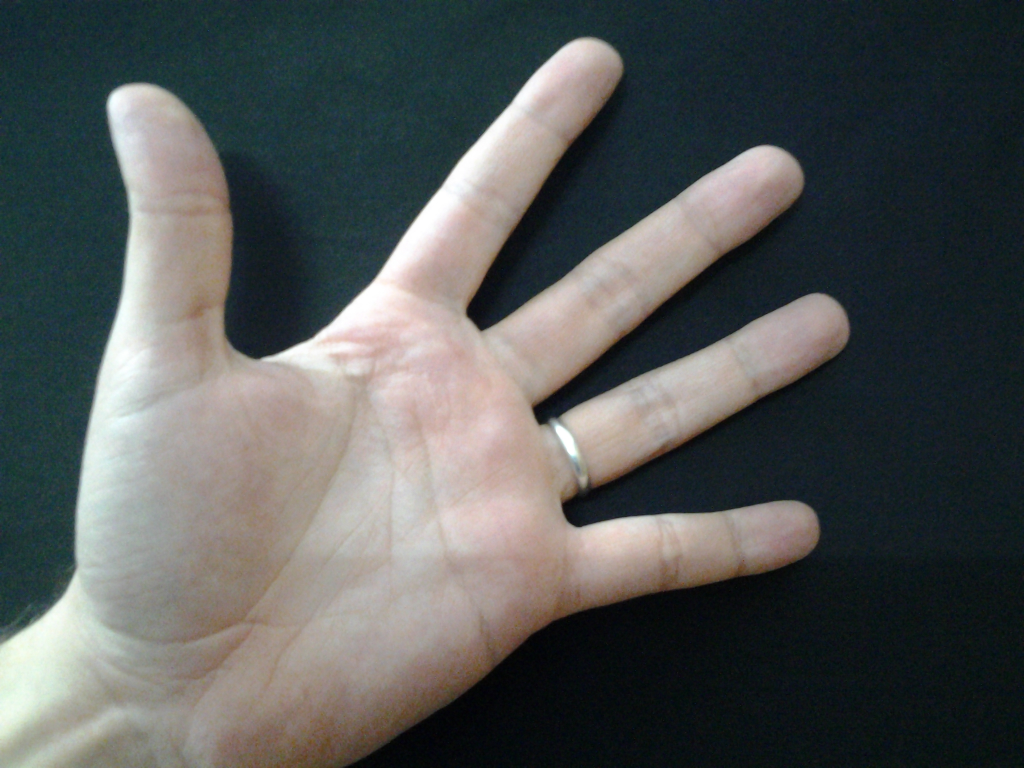
#> input picture training/p101_l_4.jpg, 2048 x 1536 px (shown at 1/2 size)
$ python feature_extraction.py training/p101_l_4.jpg training/p10_l_4.jpg   (older library calls are emulated)
#> lines starting #> are read from the running program, lines starting #| are printed output that depends on the picture; long printed decimals are rounded
import cv2
import numpy as np
import sys

def kirsch_kernels():
    # Define all 8 Kirsch kernels for edge detection
    return [
        np.array([[5, 5, 5], [-3, 0, -3], [-3, -3, -3]]),  # N
        np.array([[5, 5, -3], [5, 0, -3], [-3, -3, -3]]),  # NE
        np.array([[5, -3, -3], [5, 0, -3], [5, -3, -3]]),  # E
        np.array([[-3, -3, -3], [5, 0, -3], [5, 5, -3]]),  # SE
        np.array([[-3, -3, -3], [-3, 0, -3], [5, 5, 5]]),  # S
        np.array([[-3, -3, -3], [-3, 0, 5], [-3, 5, 5]]),  # SW
        np.array([[-3, -3, 5], [-3, 0, 5], [-3, -3, 5]]),  # W
        np.array([[-3, 5, 5], [-3, 0, 5], [-3, -3, -3]])   # NW
    ]

def calculate_texture_feature(image):
    gray = cv2.cvtColor(image, cv2.COLOR_BGR2GRAY)
    texture_code_map = np.zeros_like(gray, dtype=int)
    # Assume the center point and its eight neighbors
    for i in range(1, gray.shape[0] - 1):
        for j in range(1, gray.shape[1] - 1):
            center = gray[i, j]
            neighbors = [
                gray[i-1, j-1], gray[i-1, j], gray[i-1, j+1],
                gray[i, j-1], gray[i, j+1],
                gray[i+1, j-1], gray[i+1, j], gray[i+1, j+1]
            ]
            differences = np.abs(neighbors - center)
            sorted_indices = np.argsort(-differences)[:2]
            m1, m2 = sorted(sorted_indices)
            texture_code_map[i, j] = m1 * 8 + m2
    return texture_code_map

def calculate_gradient_feature(image):
    gray = cv2.cvtColor(image, cv2.COLOR_BGR2GRAY)
    gradient_code_map = np.zeros_like(gray, dtype=int)
    max_responses = np.zeros_like(gray, dtype=float)
    kernels = kirsch_kernels()
    for idx, kernel in enumerate(kernels):
        response = cv2.filter2D(gray, -1, kernel)
        update = response > max_responses
        gradient_code_map[update] = idx
        max_responses[update] = response[update]
    return gradient_code_map

def calculate_direction_feature(image):
    gray = cv2.cvtColor(image, cv2.COLOR_BGR2GRAY)
    gabor_kernels = [cv2.getGaborKernel((21, 21), 4, theta, 10, 0.5, 0, ktype=cv2.CV_32F) for theta in np.linspace(0, np.pi, 12)]
    direction_code_map = np.zeros_like(gray, dtype=int)
    max_responses = np.zeros_like(gray, dtype=float)
    for idx, kernel in enumerate(gabor_kernels):
        response = cv2.filter2D(gray, -1, kernel)
        update = response > max_responses
        direction_code_map[update] = idx
        max_responses[update] = response[update]
    return direction_code_map

def calculate_histograms(feature_map, block_size=16):
    # Split feature map into blocks and calculate histograms
    histograms = []
    for i in range(0, feature_map.shape[0], block_size):
        for j in range(0, feature_map.shape[1], block_size):
            block = feature_map[i:i+block_size, j:j+block_size]
            hist, _ = np.histogram(block, bins=np.arange(256), range=(0, 255))
            histograms.append(hist)
    return np.concatenate(histograms)

def chi_square_distance(hist1, hist2):
    return np.sum((hist1 - hist2)**2 / (hist1 + hist2 + 1e-10))

def match_palmprints(hist1, hist2, weights):
    scores = [chi_square_distance(h1, h2) for h1, h2 in zip(hist1, hist2)]
    return np.dot(weights, scores)

def main():

    if len(sys.argv) < 3:
        print("Usage: python test.py <image1> <image2>")
        return

    # Load and preprocess palmprint images
    image1 = cv2.imread(sys.argv[1])
#> image1 is the input picture: shape (1536, 2048, 3); mean B, G, R 87.1, 88, 84.6
    image2 = cv2.imread(sys.argv[2])
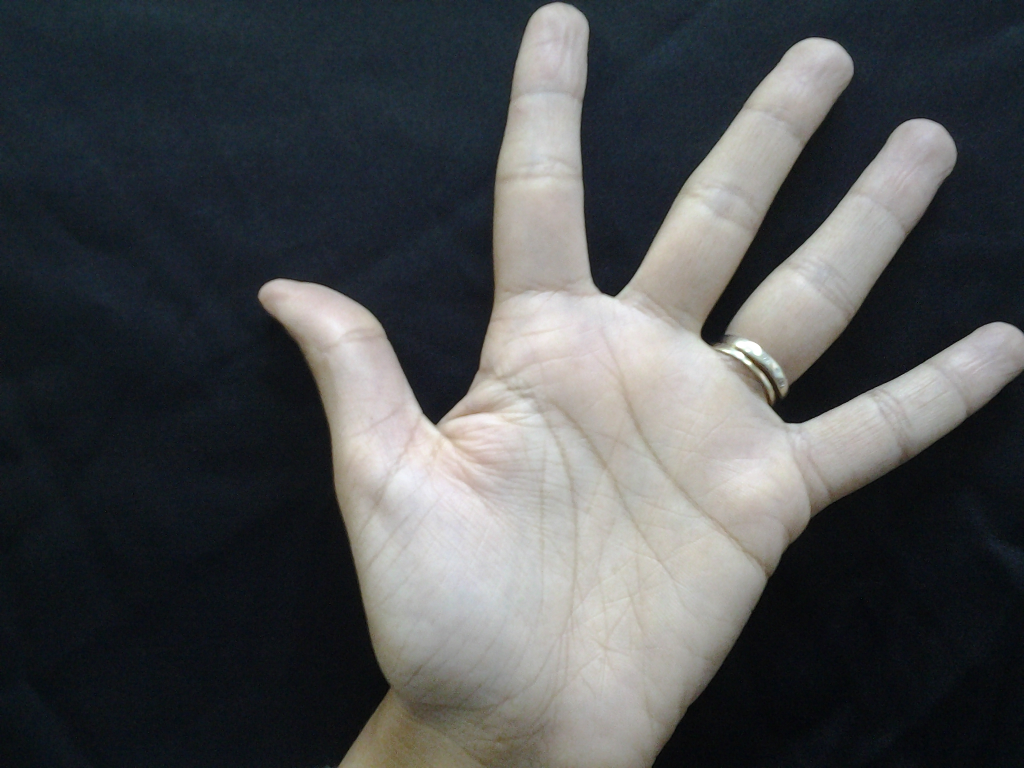
#> input picture training/p10_l_4.jpg, 2048 x 1536 px (shown at 1/2 size)
#> image2 is the input picture: shape (1536, 2048, 3); mean B, G, R 80.5, 78.5, 76

    # Resize images to 128x128 pixels
    image1 = cv2.resize(image1, (128, 128))
#> image1: shape (128, 128, 3)
    image2 = cv2.resize(image2, (128, 128))
#> image2: shape (128, 128, 3)

    # Calculate feature maps
    texture1, gradient1, direction1 = calculate_texture_feature(image1), calculate_gradient_feature(image1), calculate_direction_feature(image1)
#> the loop in calculate_gradient_feature, `for idx, kernel in enumerate(kernels):` made 8 passes
#> pass 1, in calculate_gradient_feature, `update = response > max_responses`:
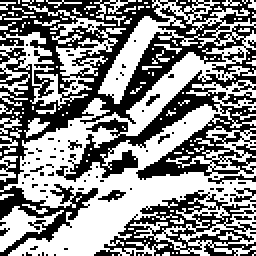
#> update: shape (128, 128) bool (shown 2 times larger); 53.9% white; black in thin lines or dots
#> after the loop in calculate_direction_feature, `for idx, kernel in enumerate(gabor_kernels):`:
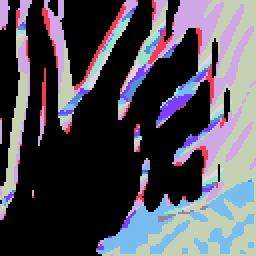
#> direction_code_map: shape (128, 128) int64 (shown 2 times larger); 10 distinct labels, from 0 to 9; one colour per label, 0 black
    texture2, gradient2, direction2 = calculate_texture_feature(image2), calculate_gradient_feature(image2), calculate_direction_feature(image2)
#> after the loop in calculate_texture_feature (call 2), `for i in range(1, gray.shape[0] - 1):`:
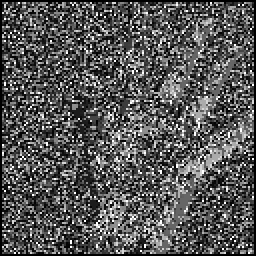
#> texture_code_map: shape (128, 128) int64 (shown 2 times larger); min 0, max 55, mean 18.7; drawn with min black and max white
#> after the loop in calculate_gradient_feature (call 2), `for idx, kernel in enumerate(kernels):`:
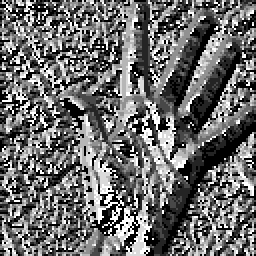
#> gradient_code_map: shape (128, 128) int64 (shown 2 times larger); min 0, max 7, mean 2.96; drawn with min black and max white
#> after the loop in calculate_direction_feature (call 2), `for idx, kernel in enumerate(gabor_kernels):`:
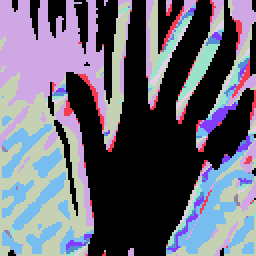
#> direction_code_map: shape (128, 128) int64 (shown 2 times larger); 11 distinct labels, from 0 to 10; one colour per label, 0 black
#> after the loop in calculate_direction_feature (call 2), `for idx, kernel in enumerate(gabor_kernels):`:
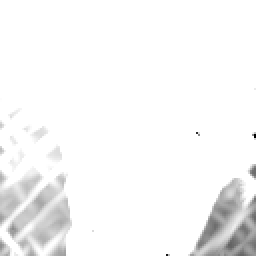
#> max_responses: shape (128, 128) float64 (shown 2 times larger); min 0, max 255, mean 246.6

    # Calculate histograms for each type of feature
    hist_texture1 = calculate_histograms(texture1)
#> after the loop in calculate_histograms, `for i in range(0, feature_map.shape[0], block_size):`: histograms = 64 items
#> hist_texture1 = 16320 values, max 70 at index 4867, min 0 at index 8, mean 1
    hist_gradient1 = calculate_histograms(gradient1)
#> hist_gradient1 = 16320 values, max 121 at index 10716, min 0 at index 8, mean 1
    hist_direction1 = calculate_histograms(direction1)
#> hist_direction1 = 16320 values, max 256 at index 510, min 0 at index 4, mean 1
    hist_texture2 = calculate_histograms(texture2)
#> hist_texture2 = 16320 values, max 66 at index 13537, min 0 at index 8, mean 1
    hist_gradient2 = calculate_histograms(gradient2)
#> hist_gradient2 = 16320 values, max 117 at index 9945, min 0 at index 8, mean 1
    hist_direction2 = calculate_histograms(direction2)
#> hist_direction2 = 16320 values, max 256 at index 9180, min 0 at index 1, mean 1

    # Matching and fusion of histograms
    weights = [0.1, 0.1, 0.8]  # Example weights
    score = match_palmprints([hist_texture1, hist_gradient1, hist_direction1], [hist_texture2, hist_gradient2, hist_direction2], weights)
#> in match_palmprints, `scores = [chi_square_distance(h1, h2) for h1, h2 in zip(hist1, hist2)]`: scores = [3853.7, 3692.2, 13585.8]
#> score = 11623.2
    print("Matching score:", score)
#| Matching score: 11623.201

if __name__ == "__main__":
    main()
